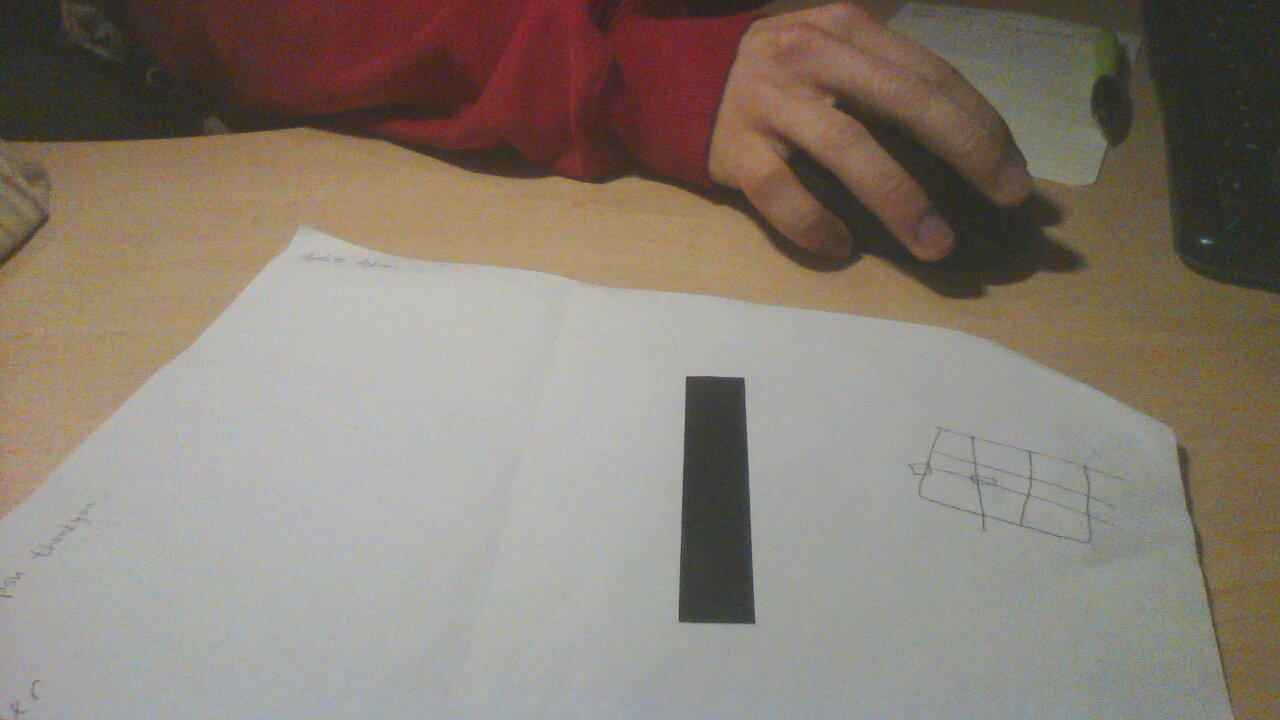
#> input picture notebooks/test.jpg, 1280 x 720 px
$ jupyter execute --allow-errors 'Threshold of line for follower.ipynb'   (shell and % lines are left out)   (Python 2 division)   (older library calls are emulated)
#> lines starting #> are read from the running program, lines starting #| are printed output that depends on the picture; after the words box and inside, x2 and y2 are one past the last pixel; in counts of white or black regions, pixels touching at a corner belong together
[cell 1]
import cv2
import numpy as np
from matplotlib import pyplot as plt
import mpld3

[cell 2]
def centroid(moments):
    return (int(moments['m10']/moments['m00']), int(moments['m01']/moments['m00']))

[cell 3]
pic = cv2.imread('test.jpg')
#> pic is the input picture: shape (720, 1280, 3); mean B, G, R 115.7, 126.6, 136.5
img = cv2.cvtColor(pic, cv2.COLOR_BGR2GRAY)

[cell 4]
#This part just demonstrates diffrent threshold types
ret,thresh1 = cv2.threshold(img,127,255,cv2.THRESH_BINARY)
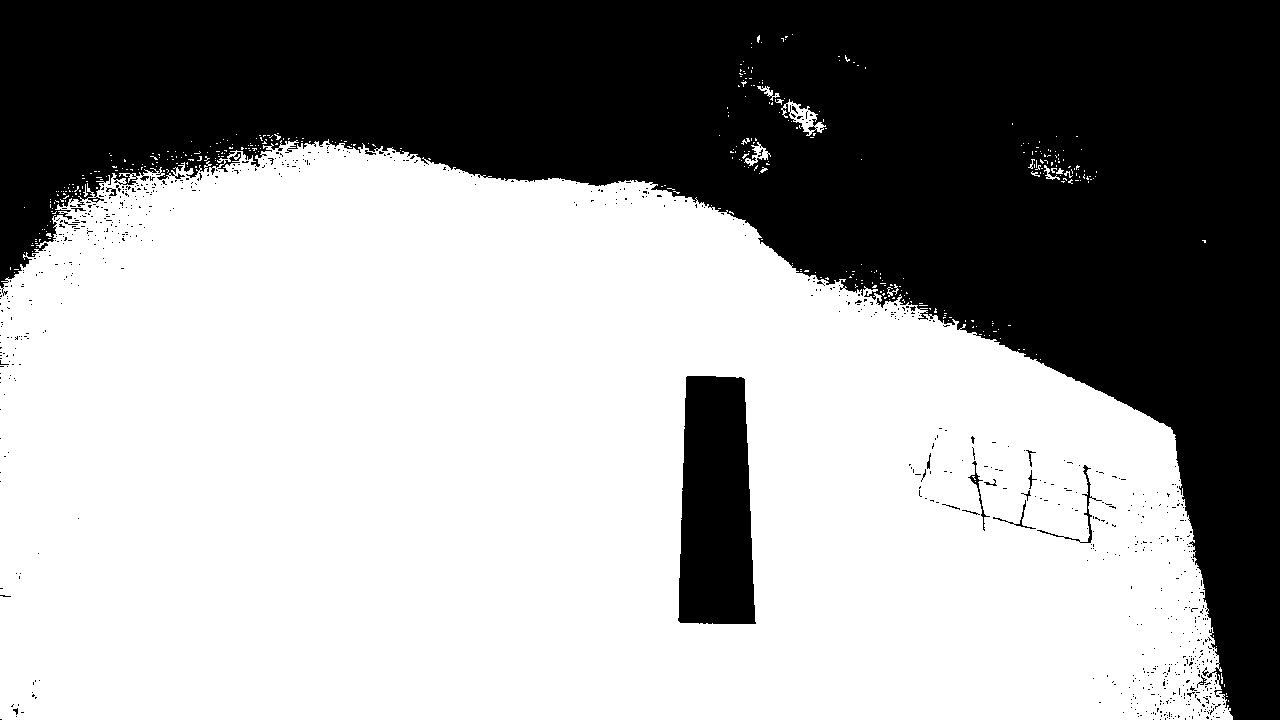
#> thresh1: shape (720, 1280); 60.7% white; 802 black regions (784 under 20 px), largest, box (x1, y1, x2, y2) and area: (0, 0, 1280, 720) 342642, (678, 376, 756, 624) 16731, (1037, 465, 1102, 543) 297
ret,thresh2 = cv2.threshold(img,127,255,cv2.THRESH_BINARY_INV)
ret,thresh3 = cv2.threshold(img,127,255,cv2.THRESH_TRUNC)
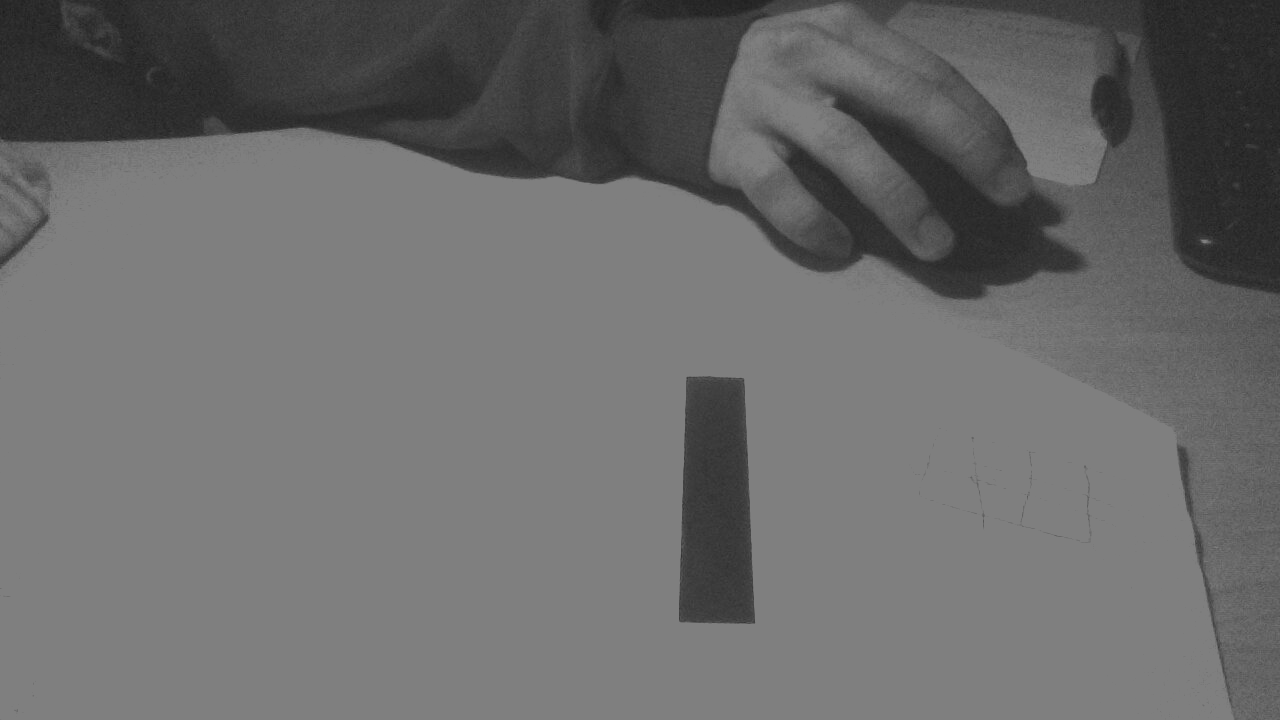
#> thresh3: shape (720, 1280); min 28, max 127, mean 106.8
ret,thresh4 = cv2.threshold(img,127,255,cv2.THRESH_TOZERO)
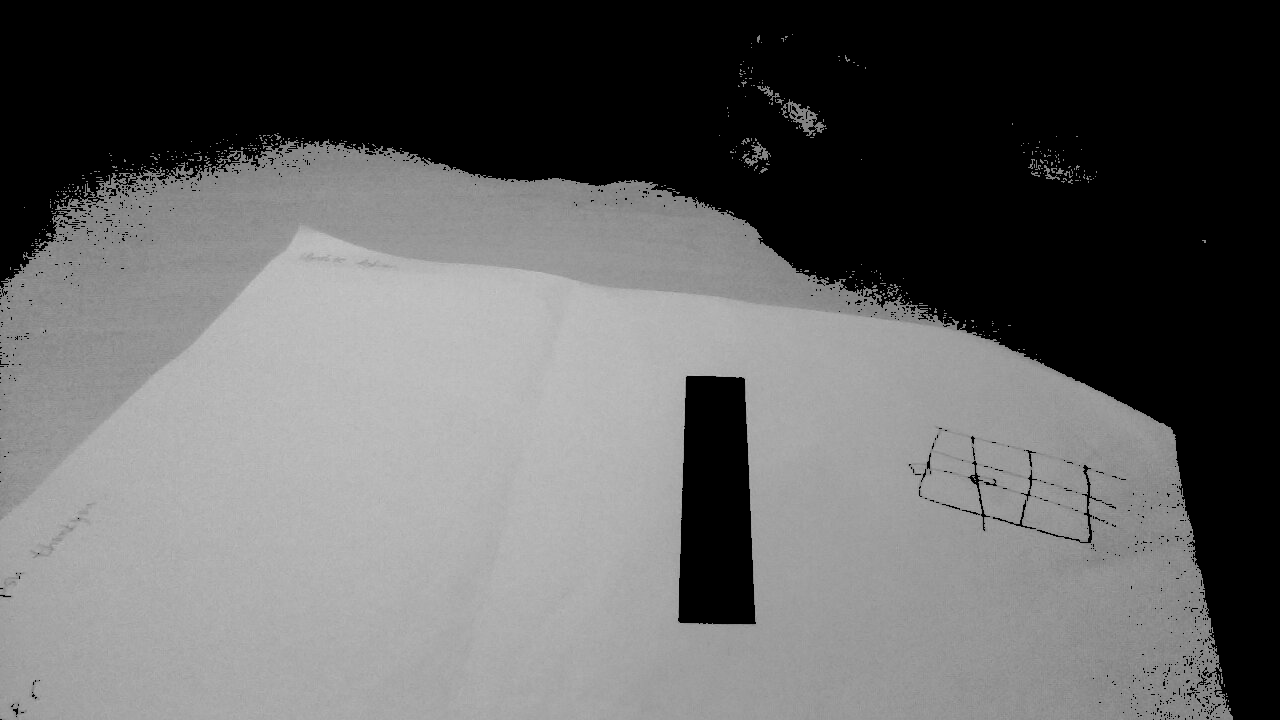
#> thresh4: shape (720, 1280); min 0, max 197, mean 98.5
ret,thresh5 = cv2.threshold(img,127,255,cv2.THRESH_TOZERO_INV)
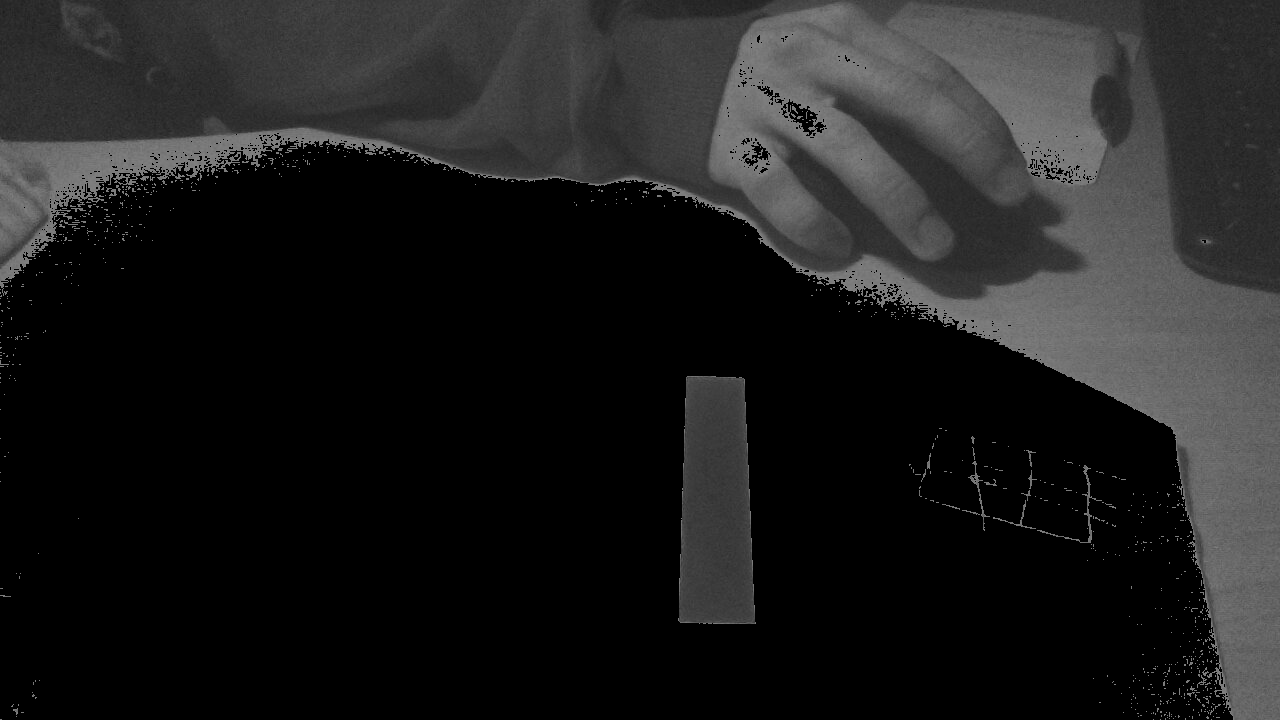
#> thresh5: shape (720, 1280); min 0, max 127, mean 29.8

titles = ['Original Image','BINARY','BINARY_INV','TRUNC','TOZERO','TOZERO_INV']
images = [img, thresh1, thresh2, thresh3, thresh4, thresh5]

for i in xrange(6):
    plt.subplot(3,3,i+1),plt.imshow(images[i],'gray')
    plt.title(titles[i])
    plt.xticks([]),plt.yticks([])

plt.axis("off")
plt.show()

test = thresh2[350:700,600:820]
#> test: shape (350, 220); 21.7% white; 1 white region, box (x1, y1, x2, y2) and area: (78, 26, 156, 274) 16731
plt.imshow(test, 'gray')
plt.show()

[cell 5]
cuts = [thresh2[0+x:100+x,600:820] for x in range(350, 600, 50)] #Splices into multiple rectangles
#> cuts = 5 items

lin = [] # Co-ordinates for the outermost line

count = 0
for i in cuts:
    plt.imshow(i)
    _, contours, hierarchy = cv2.findContours(np.copy(i), cv2.RETR_TREE, cv2.CHAIN_APPROX_SIMPLE)
    i = cv2.cvtColor(i, cv2.COLOR_GRAY2RGB) # Remember that cv2 uses BGR, matplotlib uses RGB
    cord = centroid(cv2.moments(contours[0]))
    cv2.circle(i,(cord[0],cord[1]), 5, (0,255,0), 5)
    print "[",cord[0], cord[1], "]"
    cv2.drawContours(i, contours, -1, (255,0,0), 3)
    plt.imshow(i, 'gray')
    plt.show()

    if count == 0 or count == len(cuts)-1:
        lin.append(cord[0])
        lin.append(cord[1]+count*50)
    count += 1
#> this loop made 5 passes
#> cord on passes 1 to 5: (114, 63), (115, 50), (115, 50), (115, 50), (116, 36)
#| [ 114 63 ]
#| [ 115 50 ]
#| [ 115 50 ]
#| [ 115 50 ]
#| [ 116 36 ]
#> pass 1, `i = cv2.cvtColor(i, cv2.COLOR_GRAY2RGB)`:
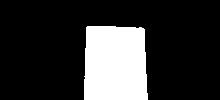
#> i: shape (100, 220, 3); 20.4% white; 1 white region, box (x1, y1, x2, y2) and area: (84, 26, 148, 100) 4484
#> pass 1, `plt.show()`:
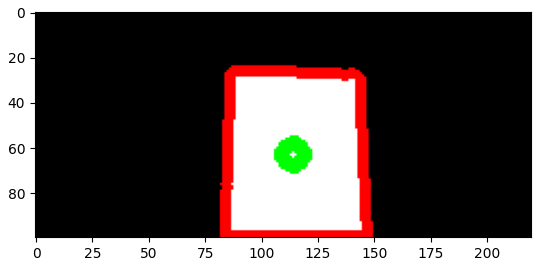
#> figure drawn by matplotlib, 1 panel; B, G, R data is drawn as R, G, B
#> after the loop, count = 5; lin = [114, 63, 116, 236]

print "co-ordinates of line in format -> [x1, y1, x2, y2]"
print lin
#| [114, 63, 116, 236]

[cell 6]
test = cv2.cvtColor(thresh2[350:700,600:820], cv2.COLOR_GRAY2RGB)
cv2.line(test, (lin[0],lin[1]),(lin[2],lin[3]), (255,0,0), 5)

plt.imshow(test, 'gray')
plt.show()
#> (the rest of this cell did not finish here and is left out)

[cell 7]
# This part is for other people to experiment with the snippet of the angle calculation code. (Visual interactive proof)
pline = [100, 50, 130 , 200] # a pseudo test line, fill in your own values to see that the formula is working now
#Also take notice of how the axis are, the sample values should make this clear
newthresh =thresh2[350:700,600:820]
test = cv2.cvtColor(newthresh, cv2.COLOR_GRAY2RGB)

cv2.line(test, (pline[0],pline[1]), (pline[2],pline[3]), (255,0,0), 5)
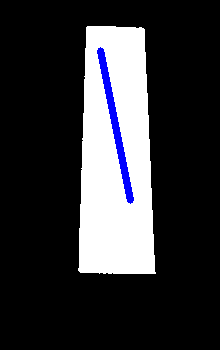
#> test: shape (350, 220, 3); mean B, G, R 55.4, 51.6, 51.6

plt.imshow(test, 'gray')
plt.show()
print pline
np.arctan(-float(pline[0]-pline[2])/float(pline[1]-pline[3]))*(180/np.pi)
